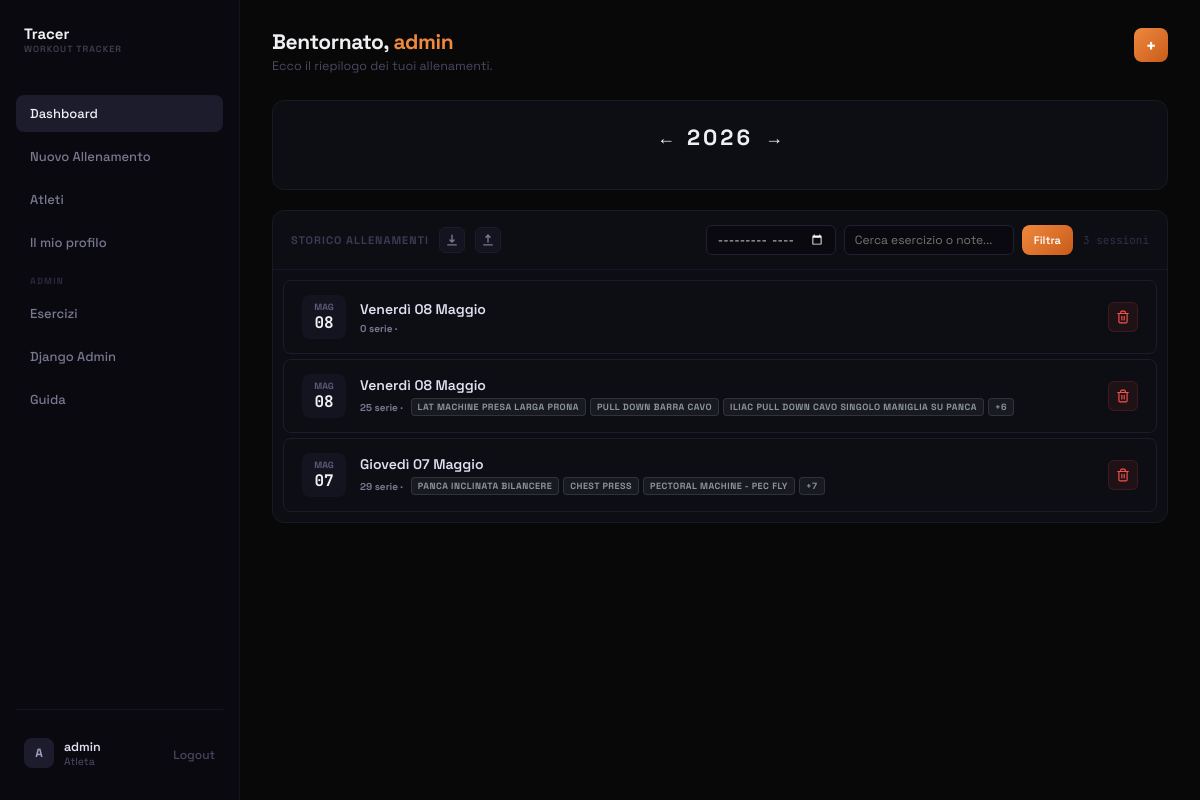
The app's page /dashboard/ (signed in), older data.
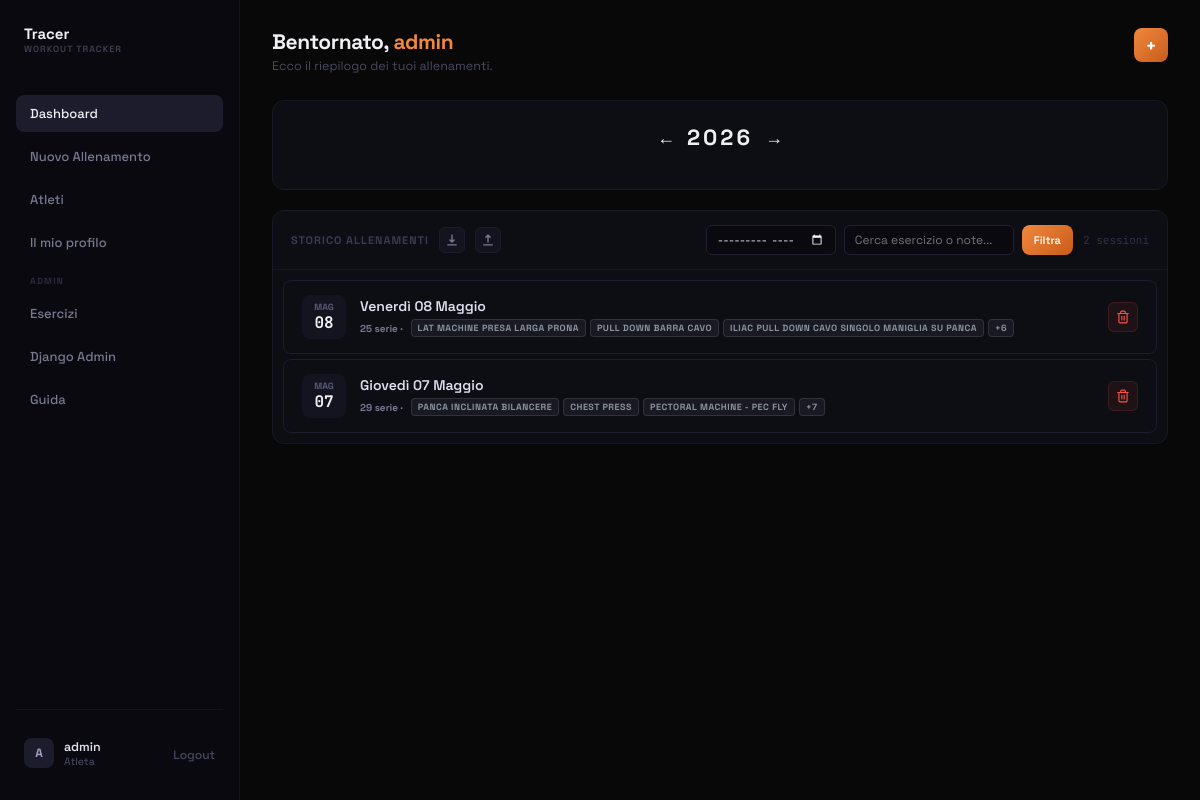
The same page, newer data.
### tracker/models.py (models this page shows, shortened)
class WorkoutSession(models.Model):
    utente = models.ForeignKey(User, on_delete=models.CASCADE, related_name='workout_sessions')
    data = models.DateField(default=timezone.now)
    note = models.TextField(blank=True, null=True)
    class Meta:
        ordering = ['-data'] # Ordina dalla più recente alla più vecchia

class Exercise(models.Model):
    nome = models.CharField(max_length=100)
    tipologia = models.CharField(max_length=120, blank=True, default='')
    tags = models.ManyToManyField(Tag, related_name='exercises')

### tracker/views.py (the view)
# urls.py: path('dashboard/', views.dashboard, name='dashboard'),
@login_required
def dashboard(request):
    sessions_query = WorkoutSession.objects.filter(utente=request.user).prefetch_related('sets__exercise').order_by('-data', '-id')
    q = request.GET.get('q', '').strip()
    if q:
        sessions_query = sessions_query.filter(
            models.Q(note__icontains=q) |
            models.Q(sets__exercise__nome__icontains=q)
        ).distinct()
    year_str = request.GET.get('year')
    if year_str and year_str.isdigit():
        year_int = int(year_str)
    else:
        year_int = timezone.now().year
    sessions_query = sessions_query.filter(data__year=year_int)
    month_filter = request.GET.get('month', '')
    if month_filter:
        try:
            year_part, month = month_filter.split('-')
            sessions_query = sessions_query.filter(data__year=year_part, data__month=month)
        except ValueError:
            pass
    paginator = Paginator(sessions_query, 15)
    page_number = request.GET.get('page')
    sessions = paginator.get_page(page_number)
    all_sessions = WorkoutSession.objects.filter(utente=request.user, data__year=year_int)
    date_counts = {}
    for s in all_sessions:
        d_str = s.data.strftime('%Y-%m-%d')
        date_counts[d_str] = date_counts.get(d_str, 0) + 1
    heatmap_data = []
    for d_str, count in date_counts.items():
        dt = datetime.strptime(d_str, '%Y-%m-%d')
        timestamp = int(time.mktime(dt.timetuple()))
        heatmap_data.append({'date': timestamp, 'value': count})
    total_sets = WorkoutSet.objects.filter(session__utente=request.user).count()
    now = timezone.now()
    this_month_sessions = all_sessions.filter(data__year=now.year, data__month=now.month).count()
    return render(request, 'tracker/dashboard.html', {
        'sessions': sessions,
        'total_sessions_count': all_sessions.count(),
        'total_sets': total_sets,
        'this_month_sessions': this_month_sessions,
        'heatmap_data_json': json.dumps(heatmap_data),
        'selected_year': year_int,
    })

### tracker/templates/tracker/dashboard.html (shortened to what the changed rows need)
{% extends 'tracker/base.html' %}
{% load static %}
{% block content %}
<div class="page-container">
    <div style="display: flex; justify-content: space-between; align-items: flex-start; margin-bottom: 26px; flex-wrap: wrap; gap: 15px;">
        <div>
            <h1 style="font-size: 21px; font-weight: 700; color: #f0f0f3; letter-spacing: -0.4px; margin-bottom: 3px;">
                Bentornato, <span style="color: #f0883e;">{{ user.username }}</span>
            </h1>
        </div>
    </div>
    <div class="tracer-card" style="overflow: hidden;">
        <div style="padding: 14px 18px; border-bottom: 1px solid #16162a; display: flex; justify-content: space-between; align-items: center; flex-wrap: wrap; gap: 10px;">
            <div style="display: flex; align-items: center; gap: 10px;">
                <div style="font-size: 11px; font-weight: 700; color: #3a3a52; text-transform: uppercase; letter-spacing: 1px;">Storico Allenamenti</div>
                <a href="{% url 'export_sessions' %}" title="Esporta backup JSON" style="display:inline-flex;align-items:center;justify-content:center;width:26px;height:26px;border-radius:6px;background:#141420;border:1px solid #1c1c2c;color:#787890;text-decoration:none;" onmouseover="this.style.color='#f0f0f3'" onmouseout="this.style.color='#787890'">
                </a>
                <a href="{% url 'import_sessions' %}" title="Importa backup JSON" style="display:inline-flex;align-items:center;justify-content:center;width:26px;height:26px;border-radius:6px;background:#141420;border:1px solid #1c1c2c;color:#787890;text-decoration:none;" onmouseover="this.style.color='#f0f0f3'" onmouseout="this.style.color='#787890'">
                </a>
            </div>
            <form method="get" class="filter-form" style="display: flex; gap: 8px; align-items: center; flex: 1; justify-content: flex-end; flex-wrap: wrap;">
                <input type="month" name="month" value="{{ request.GET.month }}" class="tracer-input" style="padding: 6px 10px; width: 130px; font-size: 12px; height: 30px; border-radius: 6px;">
                <input type="text" name="q" value="{{ request.GET.q }}" placeholder="Cerca esercizio o note..." class="tracer-input" style="padding: 6px 10px; width: 100%; max-width: 170px; font-size: 12px; height: 30px; border-radius: 6px;">
                <button type="submit" class="btn-primary-gradient" style="padding: 0 12px; height: 30px; font-size: 11px;">Filtra</button>
            </form>
            <span style="font-size: 11px; color: #303048; font-family: 'JetBrains Mono', monospace; min-width: max-content;">
                {{ total_sessions_count }} sessioni
            </span>
        </div>
        <div style="padding: 10px; display: flex; flex-direction: column; gap: 5px; max-height: 440px; overflow-y: auto;">
            {% for session in sessions %}
            <div style="position: relative; border-radius: 8px; border: 1px solid #1c1c2c; background: transparent; transition: all .15s;" onmouseover="this.style.background='#12121c'; this.style.borderColor='#2a2a3c';" onmouseout="this.style.background='transparent'; this.style.borderColor='#1c1c2c';">
                <a href="{% url 'session_detail' session.id %}" style="display: flex; justify-content: space-between; align-items: center; flex-wrap: wrap; gap: 15px; padding: 14px 18px; color: inherit; text-decoration: none;">
                    <div style="display: flex; align-items: center; gap: 14px; flex: 1;">
                        <div style="width: 44px; height: 44px; border-radius: 8px; background: #141420; display: flex; flex-direction: column; align-items: center; justify-content: center; flex-shrink: 0;">
                            <span style="font-size: 9px; font-weight: 700; color: #5a5a78; text-transform: uppercase; margin-bottom: -1px;">{{ session.data|date:"M" }}</span>
                            <span style="font-size: 16px; font-weight: 700; color: #f0f0f3; font-family: 'JetBrains Mono', monospace;">{{ session.data|date:"d" }}</span>
                        </div>
                        <div>
                            <div style="font-size: 14px; font-weight: 600; color: #e0e0f0; margin-bottom: 4px;">{{ session.data|date:"l d F" }}</div>
                            <div style="display: flex; gap: 4px; flex-wrap: wrap; align-items: center;">
                                <span style="font-size: 10px; font-weight: 700; color: #787890; margin-right: 4px;">{{ session.sets.count }} serie &middot;</span>
                                <span class="desktop-only" style="display: contents;">
                                    {% regroup session.sets.all by exercise as exercise_list %}
                                    {% for group in exercise_list|slice:":3" %}
                                        <span class="badge-tag badge-tag-default">{{ group.grouper.nome }}</span>
                                    {% endfor %}
                                    {% if exercise_list|length > 3 %}
                                        <span class="badge-tag badge-tag-default">+{{ exercise_list|length|add:"-3" }}</span>
                                    {% endif %}
                                </span>
                            </div>
                        </div>
                    </div>
                </a>
                <div style="position: absolute; right: 18px; top: 50%; transform: translateY(-50%); z-index: 2;">
                    <form action="{% url 'delete_session' session.id %}" method="post" onsubmit="return confirm('Sei sicuro?');">
                        <button type="submit" style="width: 30px; height: 30px; display: inline-flex; align-items: center; justify-content: center; background: rgba(248,81,73,.07); border: 1px solid rgba(248,81,73,.14); border-radius: 6px; color: #f85149; transition: all .12s; cursor: pointer;" title="Elimina">
                        </button>
                    </form>
                </div>
            </div>
            {% empty %}
            <div style="padding: 36px; text-align: center; color: #2c2c42; font-size: 13px;">
                Nessun allenamento. Inizia subito!
            </div>
            {% endfor %}
        </div>
    </div>
</div>
<link rel="stylesheet" href="https://cdnjs.cloudflare.com/ajax/libs/cal-heatmap/3.6.2/cal-heatmap.css">
{% endblock %}

Row changes from the older to the newer data that the page shows:
removed WorkoutSession: data "MAG", data "08", data "Venerdì 08 Maggio", sets.count "0"
Text that changed along with them:
{{ total_sessions_count }}: "3" → "2"
